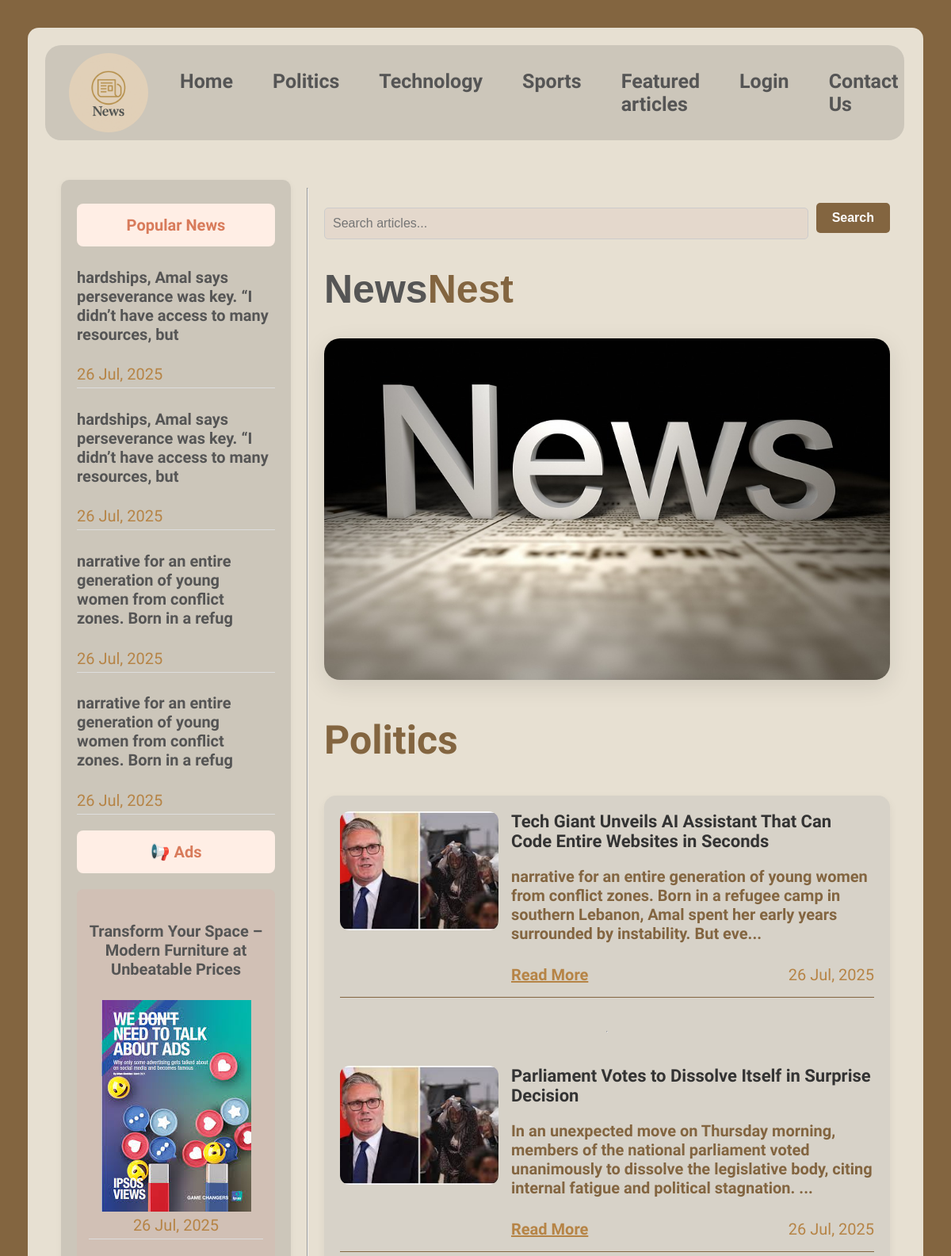
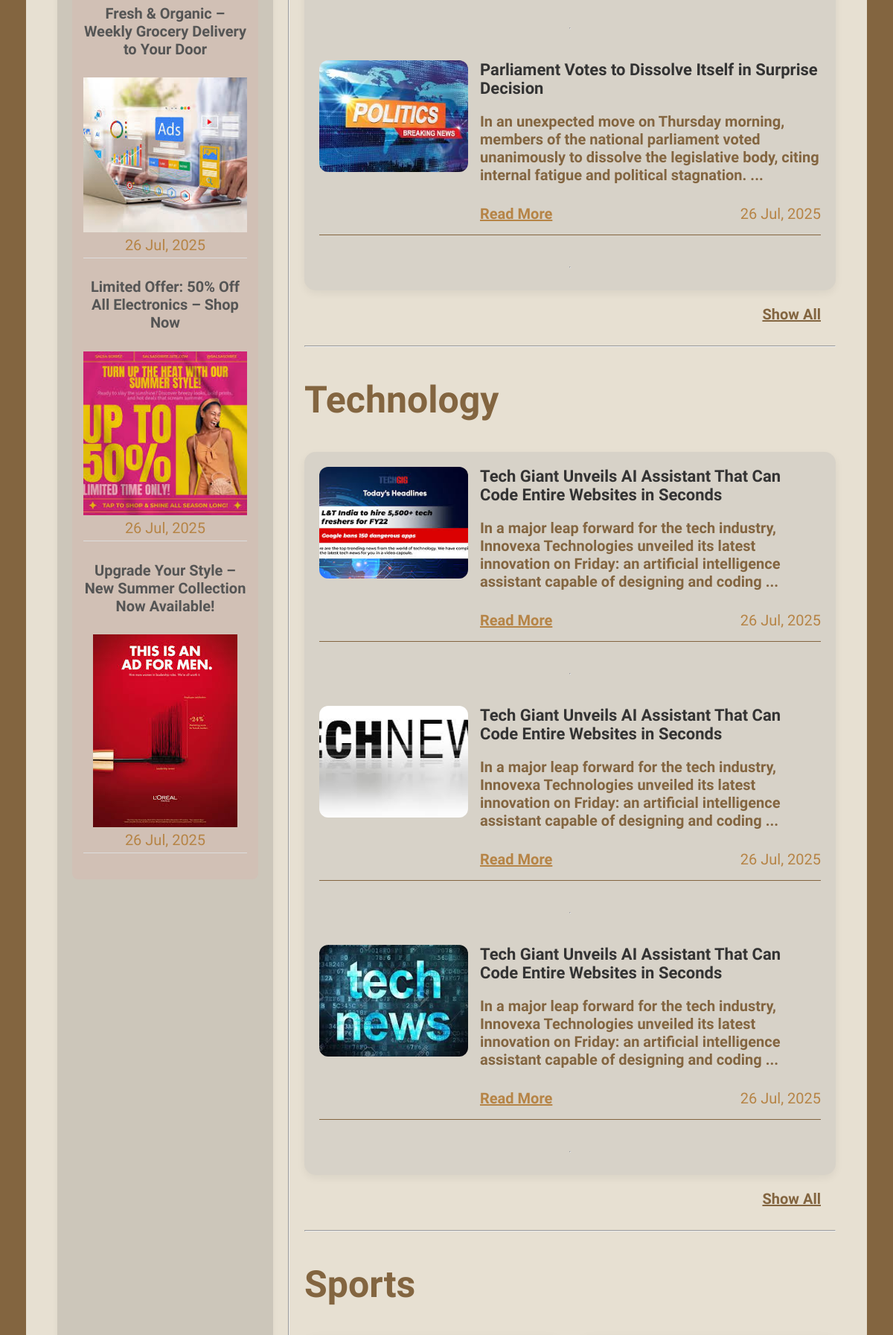
Screenshot of /front/index.php (upper part) with the database file from the repository (2 pictures, top to bottom).
### tables this page shows
CREATE TABLE IF NOT EXISTS `articles` (
  `article_id` int NOT NULL AUTO_INCREMENT,
  `title` varchar(255) DEFAULT NULL,
  `content` text,
  `image_url` varchar(255) DEFAULT NULL,
  `category_id` int DEFAULT NULL,
  `author_id` int DEFAULT NULL,
  `published_date` timestamp NULL DEFAULT CURRENT_TIMESTAMP,
  PRIMARY KEY (`article_id`),
  KEY `category_id` (`category_id`),
  KEY `author_id` (`author_id`)
);

### front/index.php (the view, shortened to what this page needs)
<?php include '../SQL/db_connect.php'; ?>
<!DOCTYPE html>
<html lang="en">
<head>
  <link rel="stylesheet" href="css/styles.css">
  <link rel="stylesheet" href="https://cdnjs.cloudflare.com/ajax/libs/font-awesome/6.4.0/css/all.min.css">
</head>
<body>
  <div class="all">
    <header>
      <nav class="navbar">
        <div class="logo">
          <img src="images/Logo.png" alt="logo" />
        </div>
        <ul>
          <li><a href="index.php">Home</a></li>
          <li><a href="politics.php">Politics</a></li>
          <li><a href="technology.php">Technology</a></li>
          <li><a href="sports.php">Sports</a></li>
          <li><a href="articles.php">Featured articles</a></li>
          <li><a href="login.php">Login</a></li>
          <li><a href="contact.php">Contact Us</a></li>
        </ul>
      </nav>
    </header>
    <div class="page-layout">
      <aside class="sidebar">
        <?php
        $sql = "SELECT article_id, content, published_date FROM articles
        WHERE category_id = (SELECT category_id FROM categories WHERE category_name = 'Popular' LIMIT 1)
        ORDER BY published_date DESC LIMIT 7";
        $popular_result = $conn->query($sql);
        ?>
        <div class="popular-news">
          <h3>Popular News</h3>
          <ul>
            <?php if ($popular_result && $popular_result->num_rows > 0): ?>
              <?php while ($row = $popular_result->fetch_assoc()): ?>
                <li>
                  <div>
                    <h4><?= mb_substr(strip_tags($row['content']), 0, 90) ?></h4>
                    <span>
                      <div class="date">
                        <?= date("d M, Y", strtotime($row['published_date'])) ?>
                      </div>
                    </span>
                  </div>
                </li>
              <?php endwhile; ?>
            <?php else: ?>
              <li>
                <div>No popular news found.</div>
              </li>
            <?php endif; ?>
          </ul>
        </div>
        <?php
        $sql = "SELECT article_id, title, image_url, published_date FROM articles
        WHERE category_id = (SELECT category_id FROM categories WHERE category_name = 'Ads' LIMIT 1)
        ORDER BY published_date DESC LIMIT 7";
        $result = $conn->query($sql);
        ?>
        <div class="ads">
          <h3>📢 Ads</h3>
          <div class="announcement">
            <ul>
              <?php if ($result && $result->num_rows > 0): ?>
                <?php while ($row = $result->fetch_assoc()): ?>
                  <li>
                    <div>
                      <h4><?= htmlspecialchars($row['title']) ?></h4>
                      <img src="../uploads/<?= $row['image_url'] ?>" alt="Popular Image">
                      <span>
                        <div class="date">
                          <?= date("d M, Y", strtotime($row['published_date'])) ?>
                        </div>
                      </span>
                    </div>
                  </li>
                <?php endwhile; ?>
              <?php else: ?>
                <li>
                  <div>No popular news found.</div>
                </li>
              <?php endif; ?>
            </ul>
          </div>
        </div>
      </aside>
      <hr>
      <main class="main-content">
        <form action="search.php" method="GET" style="
    display: flex;
    gap: 10px;
    align-items: center;
    justify-content: center;
    margin: 20px auto;
    max-width: 100%;
">
          <input type="text" name="q" placeholder="Search articles..." required style="
      padding: 10px;
      flex: 1;
      border: 1px solid #ccc;
      border-radius: 5px;
      font-size: 16px;
  ">
          <button type="submit" style="
      background-color: #836540;
      color: white;
      padding: 10px 20px;
      border: none;
      border-radius: 5px;
      font-weight: bold;
      font-size: 16px;
      transition: background-color 0.3s;
  ">
            Search
          </button>
        </form>
        <div class="aboutMe" id="home">
          <h1 class="name">News<span class="nest">Nest</span></h1>
          <img src="images/Home.jpg" alt="News Cover" class="hero-image" />
        </div>
        <?php
        $sql = "SELECT article_id,title, content, image_url, published_date FROM articles
        WHERE category_id = (SELECT category_id FROM categories WHERE category_name = 'Politics' LIMIT 1)
        ORDER BY published_date DESC LIMIT 3";
        $result = $conn->query($sql);
        ?>
        <div class="politics">
          <h2>Politics</h2>
          <div class="politics-container">
            <div class="box">
              <?php while ($row = $result->fetch_assoc()): ?>
                <div class="article">
                  <div class="img-box">
                    <img src="../uploads/<?= htmlspecialchars($row['image_url']) ?>" alt="Politics Image">
                  </div>
                  <div class="content">
                    <h3 class="article-title1">
                      <a href="details.php?id=<?= $row['article_id'] ?>">
                        <?= htmlspecialchars($row['title']) ?>
                      </a>
                    </h3>
                    <p style="color:#836540;"><?= mb_substr(strip_tags($row['content']), 0, 180) ?>...</p>
                    <div class="meta">
                      <a href="details.php?id=<?= $row['article_id'] ?>" class="politics-btn">Read More</a>
                      <span>
                        <div class="date">
                          <?= date("d M, Y", strtotime($row['published_date'])) ?>
                        </div>
                      </span>
                    </div>
                  </div>
                </div>
                <hr>
              <?php endwhile; ?>
            </div>
          </div>
          <div class="section-header">
            <a href="politics.php">Show All</a>
          </div>
        </div>
        <hr>
        <?php
        $sql = "SELECT article_id,title, content, image_url, published_date FROM articles
        WHERE category_id = (SELECT category_id FROM categories WHERE category_name = 'Technology' LIMIT 1)
        ORDER BY published_date DESC LIMIT 3";
        $result = $conn->query($sql);
        ?>
        <div class="technology">
          <h2>Technology</h2>
          <div class="politics-container">
            <div class="box">
              <?php while ($row = $result->fetch_assoc()): ?>
                <div class="article">
                  <div class="img-box">
                    <img src="../uploads/<?= $row['image_url'] ?>" alt="Technology Image">
                  </div>
                  <div class="content">
                    <h3 class="article-title1">
                      <a href="details.php?id=<?= $row['article_id'] ?>">
                        <?= htmlspecialchars($row['title']) ?>
                      </a>
                    </h3>
                    <p style="color:#836540;"><?= mb_substr(strip_tags($row['content']), 0, 180) ?>...</p>
                    <div class="meta">
                      <a href="details.php?id=<?= $row['article_id'] ?>" class="politics-btn">Read More</a>
                      <span>
                        <div class="date">
                          <?= date("d M, Y", strtotime($row['published_date'])) ?>
                        </div>
                      </span>
                    </div>
                  </div>
                </div>
                <hr>
              <?php endwhile; ?>
            </div>
          </div>
          <div class="section-header">
            <a href="technology.php">Show All</a>
          </div>
        </div>
        <hr>
        <div class="sports" id="sports">
          <h2>Sports</h2>
        </div>
    </div>
  </div>
</body>
</html>

### front/css/styles.css (style rules this page uses)
body { background-size: cover; background-color: #836540; font-family: "Lalezar", sans-serif; font-weight: bold; font-size: 20px; display: flex; flex-direction: column; margin: 0; height: 100%; }
main { flex: 1; }
html { height: 100%; scroll-behavior: smooth; margin: 0; }
.all { background-color: #e7e0d2; padding: 22px; margin: 35px; border-radius: 14px; }
.navbar { width: 98%; display: flex; align-items: center; justify-content: start; justify-content: space-between; padding: 10px; background-color: #5453522f; border-radius: 20px; z-index: 9999; }
nav ul { list-style: none; display: flex; gap: 30px; }
nav ul li { cursor: pointer; font-weight: bold; color: #555; margin-right: 20px; }
nav ul li a { text-decoration: none; color: #555; font-weight: bold; font-size: 25px; transition: color 0.3s ease; }
.logo { font-size: 50px; font-weight: bold; display: flex; align-items: center; gap: 10px; margin-left: 20px; }
.logo img { height:100px; width: 100px; border-radius: 70%; object-fit: cover; }
.page-layout { display: flex; flex-direction: row; gap: 20px; max-width: 1200px; padding: 0 20px; margin-top: 50px; }
.sidebar { width: 250px; flex-shrink: 0; background-color: #5453522f; padding: 20px; border-radius: 10px; box-shadow: 0 2px 8px rgba(0,0,0,0.05); }
span { font-weight: normal; color: #b68446; }
.main-content { flex: 3; }
.sidebar h3 { background-color: #ffeee5; margin-top: 10px; padding: 15px; text-align: center; border-radius: 8px; font-size: 20px; color: #d87b5b; }
.section-header { display: flex; justify-content:right; margin-bottom: 10px; }
.section-header a { text-decoration: none; color: #836540; font-weight: bold; font-size: 20px; padding: 20px; text-decoration: underline; }
.announcement { background-color: #e4a29c2f; margin-top: 10px; padding: 15px; text-align: center; border-radius: 8px; font-size: 20px; color: #d87b5b; }
.announcement img { max-width: 100%; }
.sidebar ul { list-style: none; padding-left: 0; }
.sidebar ul li { margin-bottom: 8px; border-bottom: 1px solid #ddd; padding-bottom: 5px; color: #555; }
.name { font-family: 'Poppins', sans-serif; font-size: 50px; font-weight: 700; color: #555; font-weight: bold; }
.name .nest { color: #836540; font-weight: bold; }
.hero-image { width: 100%; max-width: 900px; height: auto; border-radius: 20px; box-shadow: 0 8px 30px rgba(0, 0, 0, 0.1); transition: transform 0.3s ease, box-shadow 0.3s ease; }
.politics h2, .technology h2, .sports h2, .health h2, .articles h2, .contact h2 { color: #836540; font-size: 50px; }
.politics-container .box { display: flex; flex-direction: column; gap: 2rem; background: #a9a6a640; padding: 20px; border-radius: 15px; box-shadow: 0 4px 12px rgba(0, 0, 0, 0.06); }
.article { display: flex; align-items: flex-start; gap: 1rem; border-bottom: 1px solid #ccc; padding-bottom: 1rem; }
.img-box img { width: 200px; height: 150px; object-fit: cover; border-radius: 12px; }
.content { flex: 1; display: flex; flex-direction: column; justify-content: space-between; }
.meta { margin-top: 0.5rem; display: flex; justify-content: space-between; align-items: center; }
.politics-btn { color: #b68446; text-decoration: underline; font-weight: bold; display: flex; align-items: center; gap: 4px; }
.article { display: flex; align-items: flex-start; gap: 1rem; padding-bottom: 1rem; border-bottom: 1px solid #836540; }
.politics-container { display: grid; grid-template-columns: repeat(auto-fit, minmax(280px, 1fr)); gap: 1.5rem; }
input[type="text"], input[type="password"],input[type="email"] { width: 100%; padding: 10px; margin-top: 15px; border: 1px solid #ccc; border-radius: 5px; background-color: #cea4a021; }
.article-title1 { margin: 0; font-size: 22px; font-weight: bold; }
.article-title1 a { color: #333; text-decoration: none; transition: color 0.3s ease; }

### rows the page displays
articles: content "hardships, Amal says perseverance was key. “I didn’t have access to many resources, but", published_date "26 Jul, 2025"
articles: content "hardships, Amal says perseverance was key. “I didn’t have access to many resources, but", published_date "26 Jul, 2025"
articles: content "narrative for an entire generation of young women from conflict zones. Born in a refug", published_date "26 Jul, 2025"
articles: content "narrative for an entire generation of young women from conflict zones. Born in a refug", published_date "26 Jul, 2025"
articles: title "Transform Your Space – Modern Furniture at Unbeatable Prices", image_url (picture), published_date "26 Jul, 2025"
articles: title "Fresh & Organic – Weekly Grocery Delivery to Your Door", image_url (picture), published_date "26 Jul, 2025"
articles: title "Limited Offer: 50% Off All Electronics – Shop Now", image_url (picture), published_date "26 Jul, 2025"
articles: title "Upgrade Your Style – New Summer Collection Now Available!", image_url (picture), published_date "26 Jul, 2025"
articles: image_url (picture), title "Tech Giant Unveils AI Assistant That Can Code Entire Websites in Seconds", content "narrative for an entire generation of young women from conflict zones. Born in a refugee camp in southern Lebanon, Amal spent her early years surrounded by instability. But eve", published_date "26 Jul, 2025"
articles: image_url (picture), title "Parliament Votes to Dissolve Itself in Surprise Decision", content "In an unexpected move on Thursday morning, members of the national parliament voted unanimously to dissolve the legislative body, citing internal fatigue and political stagnation.", published_date "26 Jul, 2025"
articles: image_url (picture), title "Parliament Votes to Dissolve Itself in Surprise Decision", content "In an unexpected move on Thursday morning, members of the national parliament voted unanimously to dissolve the legislative body, citing internal fatigue and political stagnation.", published_date "26 Jul, 2025"
articles: image_url (picture), title "Tech Giant Unveils AI Assistant That Can Code Entire Websites in Seconds", content "In a major leap forward for the tech industry, Innovexa Technologies unveiled its latest innovation on Friday: an artificial intelligence assistant capable of designing and coding", published_date "26 Jul, 2025"
articles: image_url (picture), title "Tech Giant Unveils AI Assistant That Can Code Entire Websites in Seconds", content "In a major leap forward for the tech industry, Innovexa Technologies unveiled its latest innovation on Friday: an artificial intelligence assistant capable of designing and coding", published_date "26 Jul, 2025"
articles: image_url (picture), title "Tech Giant Unveils AI Assistant That Can Code Entire Websites in Seconds", content "In a major leap forward for the tech industry, Innovexa Technologies unveiled its latest innovation on Friday: an artificial intelligence assistant capable of designing and coding", published_date "26 Jul, 2025"
